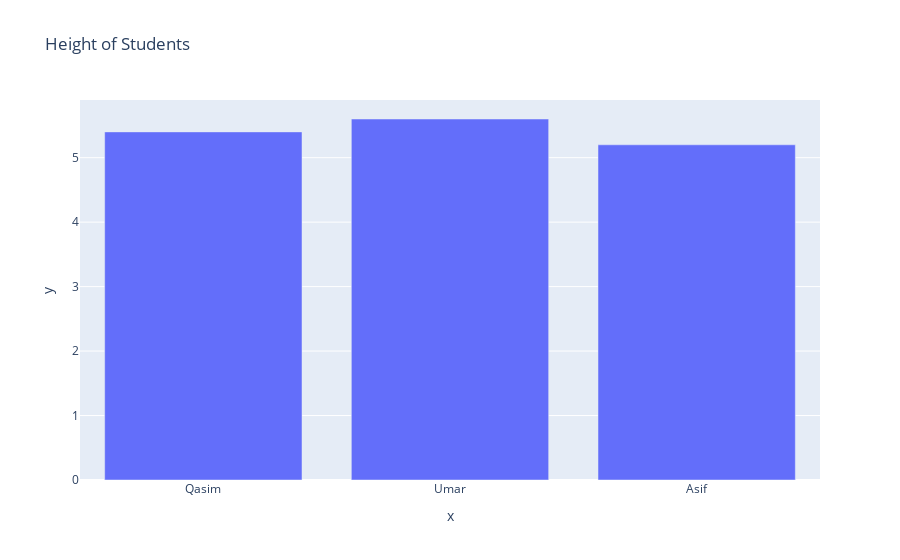

The notebook cell this image was saved under:
### Markdown cell above
---
## Bar Plot

### Code cell
# bar plot of height vs name
px.bar(x=name, y=height,title='Height of Students')

### Figure 1 — Plotly figure (JSON) as saved in the notebook; plotly's stock layout.template omitted (floating-point values rounded to 4 significant figures)
{"data": [{"hovertemplate": "x=%{x}<br>y=%{y}<extra></extra>", "legendgroup": "", "marker": {"color": "#636efa", "pattern": {"shape": ""}}, "name": "", "orientation": "v", "showlegend": false, "textposition": "auto", "type": "bar", "x": ["Qasim", "Umar", "Asif"], "xaxis": "x", "y": [5.4, 5.6, 5.2], "yaxis": "y"}], "layout": {"barmode": "relative", "legend": {"tracegroupgap": 0}, "title": {"text": "Height of Students"}, "xaxis": {"anchor": "y", "domain": [0, 1], "title": {"text": "x"}}, "yaxis": {"anchor": "x", "domain": [0, 1], "title": {"text": "y"}}}}
